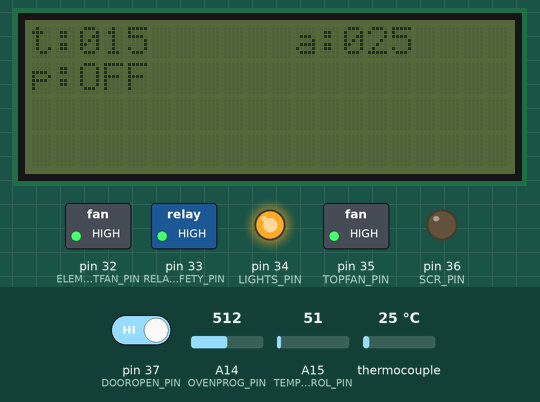
Recording of a sketch running on a simulated Arduino Mega 2560, built with avr-gcc and run on an emulated ATmega2560. On the bench: 20×4 character LCD, switched loads named in the sketch (green lamp = pin HIGH), output pins drawn as LEDs (lit = HIGH). The test bench sets the inputs (shaded band); at power-on: A14 (OVENPROG_PIN) = 512, thermocouple 25 °C, pin 37 (DOOROPEN_PIN) HIGH, A15 (TEMPCONTROL_PIN) = 51. What the sketch prints to the serial monitor is not drawn.

Above: at 4.3 s.
4.4 s: A14 (OVENPROG_PIN) set to 529
At 5.2 s:
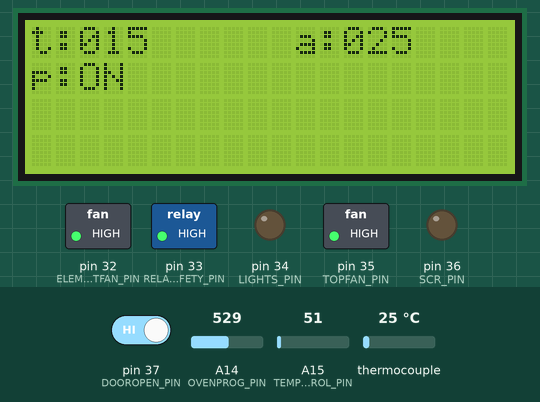
6.1 s: thermocouple set to 78 °C
At 7.3 s:
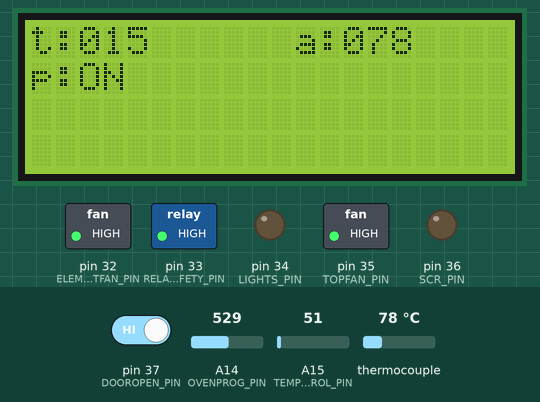
7.6 s: thermocouple set to 86 °C
At 9.1 s:
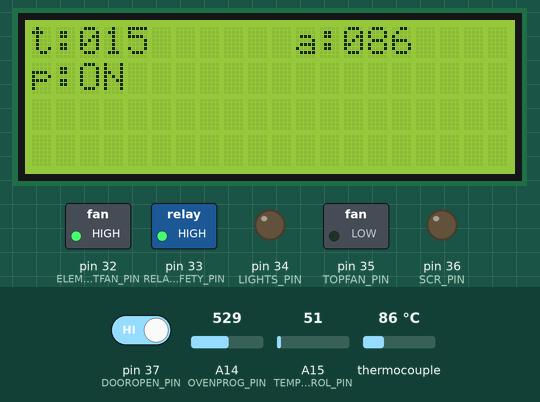
9.4 s: pin 37 (DOOROPEN_PIN) driven LOW
At 10.0 s:
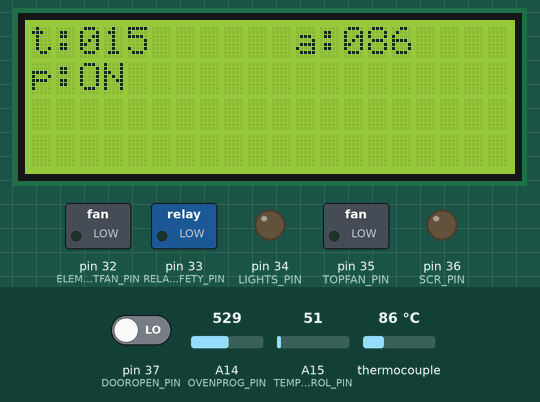
11.1 s: thermocouple set to 6 °C
At 13.1 s:
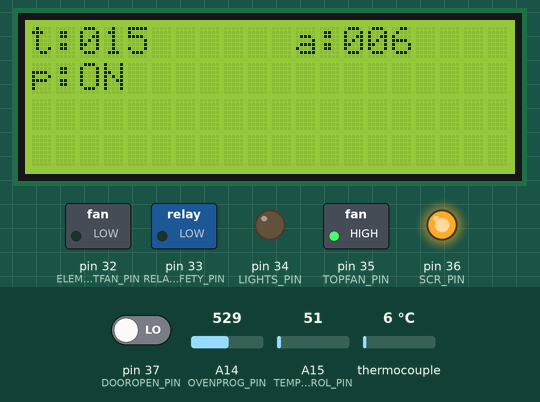
14.1 s: thermocouple set to 150 °C
At 15.5 s:
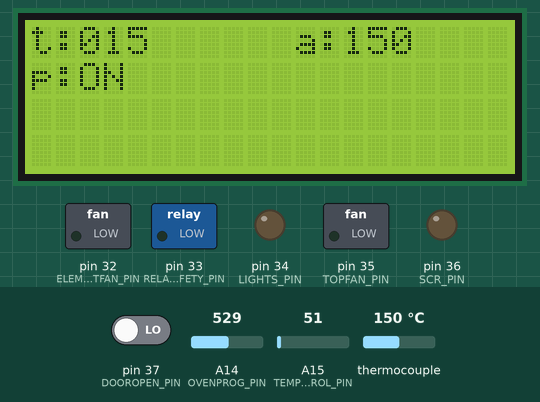
Timing chart, 0 to 16.7 s (numbered marks = the images above; inputs shaded):
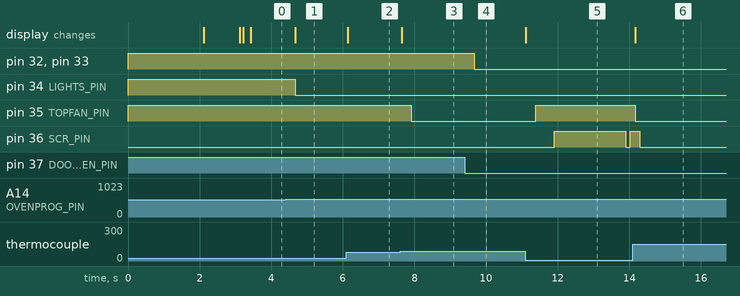

The sketch:

Oven_V3.ino
```cpp
#include <PID_v1.h>
#include <Adafruit_MAX31865.h>
#include <LiquidCrystal_I2C.h>
#include <Wire.h>

//timers
unsigned long startMillis;
unsigned long currentMillis;
unsigned long controlsStartMillis;
unsigned long ovenDoorStartMillis;
unsigned long ovenSafetyStartMillis;
unsigned long lcdClearStartMillis;
unsigned long windowStartTime;
unsigned long controlsDelay = 300;
unsigned long backlightStartMillis;
unsigned long backlightCountDown = 120000;
unsigned long lcdClearDelay = 2000;

//States
bool isError = false;
bool DOOR_OPEN = false;
bool lightsOn = false;
bool backlightIsOn = false;
bool backlightAuto = true;

//LCD VARIABLES
LiquidCrystal_I2C lcd(0x27, 20, 4);  // set the LCD address to 0x27 for a 16 chars and 2 line display
char Line1Col1Buf[8];
char Line1Col2Buf[8];
char Line2Col1Buf[8];
char Line2Col2Buf[8];


//MAX31865 VARIABLES
// Use software SPI: CS, DI, DO, CLK
Adafruit_MAX31865 thermo = Adafruit_MAX31865(39, 38, 41, 40);
// The value of the Rref resistor. Use 430.0 for PT100 and 4300.0 for PT1000
// #define RREF      4350.0
#define RREF      4300.0 //changed to try to fix readying miss match
// The 'nominal' 0-degrees-C resistance of the sensor
// 100.0 for PT100, 1000.0 for PT1000

// #define RNOMINAL  1018.3
#define RNOMINAL  1000

int currentTemperature = 0;
//PID Tuning
//              RISE TIME	    OVERSHOOTS	    SETTLING TIME   STEADY STATE ERROR
//Kp	        DECREASE	    INCREASE	    SMALL CHANGE	DECREASE
//Ki	        DECREASE	    INCREASE	    INCREASE	    ELIMANATE
//Kd	        INCREASE	    DECREASE	    DECREASE	    NO CHANGE
// PID VARIABLES
double sampleTime = 100;
//Define Variables we'll be connecting to
double Setpoint, Input, Output;
//Specify the links and initial tuning parameters
// double Kp = 100, Ki = 100, Kd = 0.1;
// double Kp = 2, Ki = 5, Kd = 1;
double Kp = 50, Ki = 100, Kd = 0.1;
PID myPID(&Input, &Output, &Setpoint, Kp, Ki, Kd, P_ON_E, DIRECT);
int WindowSize = 2000;
//OVEN VARIABLES
int ovenSafeTemp = 80;
// OVEN CONTROL VARIABLES
int maxTemp = 280;
int maxPotValue = 1000;
int ovenProg = 0;
int ovenTempSet = 0;
//Oven programs
#define OVEN_OFF  0
#define FAN_OVEN  1

//PINS
//analog potentiometer pins
int TEMPCONTROL_PIN = A15;
int OVENPROG_PIN = A14;

//relay pins
int RELAYSAFETY_PIN = 33;
int ELEMENTFAN_PIN = 32;
int TOPFAN_PIN = 35;
int LIGHTS_PIN = 34;

//Door detect pin
int DOOROPEN_PIN = 37;

//SCR Pin
int SCR_PIN = 36;

void setup() {

    //set sample sample time to match temperature check
    myPID.SetSampleTime(sampleTime);
    //tell the PID to range between 0 and the full window size
    myPID.SetOutputLimits(0, WindowSize);

    //turn the PID on
    myPID.SetMode(AUTOMATIC);

    //set up digital pins

    //digital inputs
    pinMode(DOOROPEN_PIN, INPUT_PULLUP);

    //digital outputs
    pinMode(SCR_PIN, OUTPUT);
    digitalWrite(SCR_PIN, LOW);


    //digital outputs
    pinMode(RELAYSAFETY_PIN, OUTPUT);
    digitalWrite(RELAYSAFETY_PIN, HIGH);//relay is LOW ENABLED so high sets this off

    pinMode(LIGHTS_PIN, OUTPUT);
    digitalWrite(LIGHTS_PIN, HIGH);//relay is LOW ENABLED so high sets this off

    pinMode(ELEMENTFAN_PIN, OUTPUT);
    digitalWrite(ELEMENTFAN_PIN, HIGH);//relay is LOW ENABLED so high sets this off

    pinMode(TOPFAN_PIN, OUTPUT);
    digitalWrite(TOPFAN_PIN, HIGH);//relay is LOW ENABLED so high sets this off

    thermo.begin(MAX31865_2WIRE);  // set to 2WIRE or 4WIRE as necessary

    lcd.init(); // initialize the lcd
    backlightAuto = true;
    backLightON();

    lcd.setCursor(0, 0);
    lcd.print("DAVEOVEN V3.2");
    delay(2000);
    lcd.clear();

    sprintf(Line1Col1Buf, "1:%s", "TEST1");
    sprintf(Line1Col2Buf, "2:%s", "TEST2");
    sprintf(Line2Col1Buf, "3:%s", "TEST3");
    sprintf(Line2Col2Buf, "4:%s", "TEST4");

    lcd.setCursor(0, 0);
    lcd.print(Line1Col1Buf);
    lcd.setCursor(9, 0);
    lcd.print(Line1Col2Buf);
    lcd.setCursor(0, 1);
    lcd.print(Line2Col1Buf);
    lcd.setCursor(9, 1);
    lcd.print(Line2Col2Buf);

    delay(1000);
    lcd.clear();

    ////start serial connection

    Serial.begin(4800);
    Serial.println("serial initializing");
    Serial.println();


    //startTimers
    startMillis = millis();
    controlsStartMillis = millis();
    ovenDoorStartMillis = millis();
    ovenSafetyStartMillis = millis();
    backlightStartMillis = millis();
    lcdClearStartMillis = millis();
}

void loop() {
    readTemp();
    checkSafetyTemp();
    backlightCheck();

    if (isError) {
        digitalWrite(SCR_PIN, LOW);
        Serial.println("ERROR");
    }
    else {
        ReadControls();
        if (ovenProg == FAN_OVEN) {
            // Serial.println("FAN_OVEN");
            backlightAuto = false;
            backLightON();
            if (DOOR_OPEN) {
                // Serial.println("DOOR_OPEN");
                switchLightOn();
                digitalWrite(SCR_PIN, LOW);
                relayOff(RELAYSAFETY_PIN);
                relayOff(ELEMENTFAN_PIN);
                windowStartTime = 0;
                Output = 0;
            }
            else {
                // Serial.println("processPID");
                switchLightOn();
                relayOn(RELAYSAFETY_PIN);
                relayOn(ELEMENTFAN_PIN);
                startWindowTimer();
                processPID();
            }

        }
        else {
            // Serial.println("OFF");
            backlightOFF();
            backlightAuto = true;
            digitalWrite(SCR_PIN, LOW);
            relayOff(RELAYSAFETY_PIN);
            relayOff(ELEMENTFAN_PIN);
            switchLightOff();
            windowStartTime = 0;
            Output = 0;
        }
    }


}

void startWindowTimer(){
    if(windowStartTime == 0){
        windowStartTime = millis();
    }
}

void backlightCheck() {
    currentMillis = millis();
    if (backlightAuto) {
        if (currentMillis - backlightStartMillis >= backlightCountDown)  //test whether the period has elapsed
        {
            backlightOFF();

            backlightStartMillis = currentMillis;
        }
    }

}

void backLightON() {

    if (!backlightIsOn) {
        lcd.backlight();
        backlightIsOn = true;
    }
}

void backlightOFF() {
    if (backlightIsOn) {
        lcd.noBacklight();
        backlightIsOn = false;
    }
}

void switchLightOn() {
    if (lightsOn) {
        return;
    }
    else {
        lightsOn = true;
        relayOn(LIGHTS_PIN);
    }
}

void switchLightOff() {
    if (lightsOn && ovenProg != FAN_OVEN) {
        lightsOn = false;
        relayOff(LIGHTS_PIN);
        return;
    }
    else {
        return;
    }
}


void checkSafetyTemp() {

    currentMillis = millis();
    if (currentMillis - ovenSafetyStartMillis >= controlsDelay)  //test whether the period has elapsed
    {
        if (currentTemperature > ovenSafeTemp)
        {
            relayOn(TOPFAN_PIN);
        }
        else
        {
            relayOff(TOPFAN_PIN);
        }
        ovenSafetyStartMillis = currentMillis;
    }
}

/*
Read all the control knobs to evaluate state.
*/
void ReadControls() {
    currentMillis = millis();  //get the current "time" (actually the number of milliseconds since the program started)

    if (currentMillis - controlsStartMillis >= controlsDelay)  //test whether the period has elapsed
    {
        readPotentionmeterTemp();

        readPotentiometerProg();

        readOvenDoor();

        controlsStartMillis = currentMillis;
    }
}

//pass control readings from potentiometer and determine what program to set
void readPotentiometerProg()
{
    int potentiometerValue = analogRead(OVENPROG_PIN);
    if (potentiometerValue <= 512)
    {
        sprintf(Line1Col1Buf, "p:%s", "OFF");
        lcd.setCursor(0, 1);
        lcd.print(Line1Col1Buf);
        ovenProg = OVEN_OFF;
        Output = 0;
        return;
    }
    else if (potentiometerValue > 512 && potentiometerValue <= 1040)
    {
        sprintf(Line1Col1Buf, "p:%s", "ON ");
        lcd.setCursor(0, 1);
        lcd.print(Line1Col1Buf);
        ovenProg = FAN_OVEN;
        return;
    }

}

int roundToNearestMultiple(int numberToRound, int multiple) {
    int result;
    result = numberToRound + multiple / 2;
    result = result - result % multiple;
    return result;
}

int cmpfunc(const void *cmp1, const void *cmp2) {
  // Need to cast the void * to int *
  int a = *((int *)cmp1);
  int b = *((int *)cmp2);
  // The comparison
  return a > b ? -1 : (a < b ? 1 : 0);
  // A simpler, probably faster way:
  // return b - a;
}

void readPotentionmeterTemp()
{
    int arraySize = 5;
    int temps[arraySize];

    for (int i = 0; i < arraySize; i++) {
        double a = (double)analogRead(TEMPCONTROL_PIN) /  (float)maxPotValue * maxTemp;
        temps[i] = (int)lround(a);
    }
    int temps_length = sizeof(temps) / sizeof(temps[0]);
    qsort(temps, temps_length, sizeof(temps[0]), cmpfunc);

    int tempSum = 0;

    for(int i=0; i<= arraySize-1;i++){
        if(!(i==0 || i==arraySize-1)){
            tempSum += temps[i];
        }
    }

    int averageTemp = roundToNearestMultiple(tempSum / (arraySize - 2), 5);

    ovenTempSet = averageTemp;

    sprintf(Line1Col1Buf, "t:%03d", ovenTempSet);
    lcd.setCursor(0, 0);
    lcd.print(Line1Col1Buf);
}

void processPID()
{
    Input = currentTemperature;//use current tempertature as input
    Setpoint = ovenTempSet;
    myPID.Compute();

    /************************************************
    * turn the output pin on/off based on pid output
    ************************************************/
    unsigned long now = millis();

    Serial.println("now - windowStartTime");
    Serial.println(now - windowStartTime);
    if(now>windowStartTime){
        if ((now - windowStartTime) > WindowSize)
        { //time to shift the Relay Window
            //added extra amount to account for time taken reach this point in code
            //without it the difference grows uncontrollably
            windowStartTime += WindowSize+100;
        }
    }
    // Serial.println("Output");
    // Serial.println(Output);

    Serial.println("Output > now - windowStartTime");
    Serial.println(Output > now - windowStartTime);
	//https://playground.arduino.cc/Code/PIDLibraryRelayOutputExample/
    if (Output > now - windowStartTime) {
        digitalWrite(SCR_PIN, HIGH);
        }
    else {
        digitalWrite(SCR_PIN, LOW);
        // windowStartTime = now;
    }
}

void readTemp() {

    currentMillis = millis();  //get the current "time" (actually the number of milliseconds since the program started)

    if (currentMillis - startMillis >= sampleTime)  //test whether the period has elapsed
    {
        //Serial.println("temp checked");
		startMillis = currentMillis;  //IMPORTANT to save the start time of the current LED state.
        // Check and print any faults
        uint8_t fault = thermo.readFault();
        if (fault)
        {
            printFault(fault, thermo);
            return;
        }
        currentTemperature = thermo.temperature(RNOMINAL, RREF);
        sprintf(Line1Col2Buf, "a:%03d", currentTemperature);
        lcd.setCursor(11, 0);
        lcd.print(Line1Col2Buf);
    }
}

void printFault(uint8_t  fault, Adafruit_MAX31865 thermo) {
    Serial.print("Fault 0x");
    Serial.println(fault, HEX);
    if (fault & MAX31865_FAULT_HIGHTHRESH) {
        Serial.println("RTD High Threshold");
        isError = true;
    }
    if (fault & MAX31865_FAULT_LOWTHRESH) {
        Serial.println("RTD Low Threshold");
        isError = true;
    }
    if (fault & MAX31865_FAULT_REFINLOW) {
        Serial.println("REFIN- > 0.85 x Bias");
        isError = true;
    }
    if (fault & MAX31865_FAULT_REFINHIGH) {
        Serial.println("REFIN- < 0.85 x Bias - FORCE- open");
        isError = true;
    }
    if (fault & MAX31865_FAULT_RTDINLOW) {
        Serial.println("RTDIN- < 0.85 x Bias - FORCE- open");
        isError = true;
    }
    if (fault & MAX31865_FAULT_OVUV) {
        Serial.println("Under/Over voltage");
    }
    thermo.clearFault();
    Serial.println();
}


void relayOn(int pin) {
    digitalWrite(pin, LOW);
}

void relayOff(int pin) {
    digitalWrite(pin, HIGH);
}

void readOvenDoor() {
    currentMillis = millis();

    if (currentMillis - ovenDoorStartMillis >= controlsDelay) {
        int sensorVal = digitalRead(DOOROPEN_PIN);
        if (sensorVal == HIGH) {
            switchLightOn();
            DOOR_OPEN = true;
        }
        else {
            switchLightOff();
            DOOR_OPEN = false;
        }

        ovenDoorStartMillis = currentMillis;
    }

}
```

Measured:
- the behaviour switches between 512 and 513 on A14 (OVENPROG_PIN) (found by bisection; images 0 and 1)
- the behaviour switches between 80 and 81 °C on thermocouple (found by bisection; images 2 and 3)
- after the input at 4.4 s, pin 34 (LIGHTS_PIN): HIGH → LOW after 0.28 s; the display: changes after 0.28 s (image 1)
- after the input at 6.1 s, the display: changes at once (image 2)
- after the input at 7.6 s, pin 35 (TOPFAN_PIN): HIGH → LOW after 0.31 s; the display: changes after 0.05 s (image 3)
- after the input at 9.4 s, pin 32 (ELEMENTFAN_PIN), pin 33 (RELAYSAFETY_PIN): HIGH → LOW after 0.27 s
- after the input at 11.1 s, pin 35 (TOPFAN_PIN): LOW → HIGH after 0.28 s; pin 36 (SCR_PIN): LOW → HIGH after 0.81 s, → LOW 2.0 s later, → HIGH 0.13 s later; the display: changes at once (image 5)
- after the input at 14.1 s, pin 35 (TOPFAN_PIN): HIGH → LOW after 0.07 s; the display: changes after 0.07 s (image 6)
